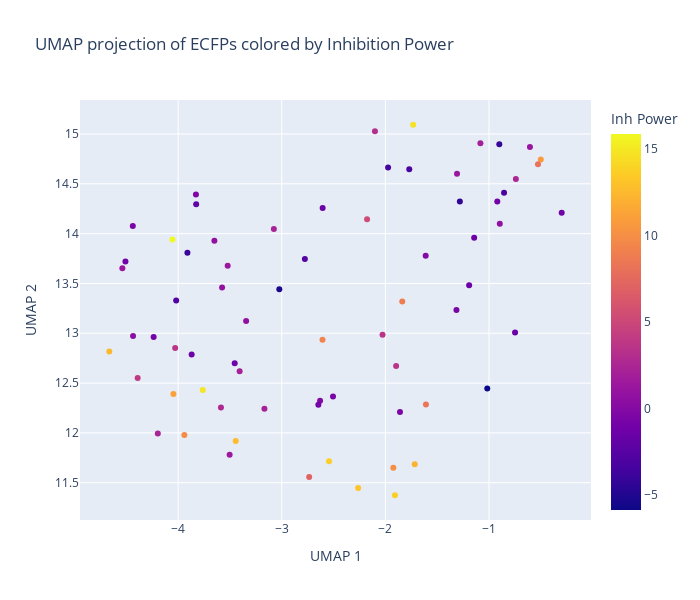

The cell this chart's notebook holds for it:
### Code cell
import plotly.express as px
df_umap = molecules_df.copy()
df_umap["UMAP 1"] = umap_embeddings[:,0]
df_umap["UMAP 2"] = umap_embeddings[:,1]


fig = px.scatter(
    df_umap,
    x="UMAP 1",
    y="UMAP 2",
    color="Inh Power",
    hover_data=["Inhibitor Name", "SMILES", "Inh Power"],
    title="UMAP projection of ECFPs colored by Inhibition Power",
    color_continuous_scale=None
)
fig.update_layout(
    width=700,
    height=600
)
fig.show()

### Figure 1 — Plotly figure (JSON) as saved in the notebook; plotly's stock layout.template omitted (floating-point values rounded to 4 significant figures; data arrays with more than 128 entries replaced by an {"elided": "..."} marker saying what was removed)
{"data": [{"customdata": {"elided": "70x3 mixed values"}, "hovertemplate": "UMAP 1=%{x}<br>UMAP 2=%{y}<br>Inhibitor Name=%{customdata[0]}<br>SMILES=%{customdata[1]}<br>Inh Power=%{marker.color}<extra></extra>", "legendgroup": "", "marker": {"color": [5.29, 10.04, -0.51, 2.09, 3.54, 9.77, -1.36, -1.43, 3.48, -0.64, 2.03, 2.35, 7.04, 12.16, 10.76, 13.18, 13.64, -1.4, 1.49, 2.16, -2.68, 12.7, 0.72, 1.28, 14.65, 3.1, 3.47, 8.85, 14.88, 8.12, -1.04, 2.47, 8.34, 0.61, 0.84, -0.66, -1.96, 11.12, 1.24, 4.05, 0.41, -1.16, -0.3, -3.41, -1.44, 13.75, -3.2, -5.32, -3.14, -4.04, -1.29, 0.62, -0.07, -4.36, 1.34, -1.17, 12.41, -1.21, -0.61, 15.85, 9.24, -0.09, -0.82, -4.19, -2.76, 1.19, 2.68, -0.88, -5.85, 2.24], "coloraxis": "coloraxis", "symbol": "circle"}, "mode": "markers", "name": "", "orientation": "v", "showlegend": false, "type": "scatter", "x": [-2.177, -1.923, -1.859, -3.406, -4.028, -3.94, -3.869, -1.192, -1.896, -1.314, -1.083, -4.196, -2.735, -1.717, -0.5004, -2.263, -2.543, -1.143, -3.503, -3.167, -2.777, -3.444, -3.65, -1.309, -1.732, -2.101, -2.027, -1.837, -3.762, -0.5273, -0.92, -0.7407, -1.608, -3.344, -3.576, -2.505, -3.826, -4.045, -4.538, -4.39, -4.435, -3.454, -3.828, -1.974, -0.7484, -1.907, -1.769, -3.023, -0.8548, -3.91, -2.605, -0.8959, -1.611, -1.281, -3.522, -0.2985, -4.664, -4.508, -4.437, -4.055, -2.607, -2.63, -2.647, -0.9006, -4.019, -0.6048, -3.587, -4.236, -1.017, -3.076], "xaxis": "x", "y": [14.14, 11.65, 12.21, 12.62, 12.85, 11.98, 12.79, 13.48, 12.67, 13.23, 14.91, 11.99, 11.56, 11.69, 14.74, 11.45, 11.71, 13.96, 11.78, 12.24, 13.75, 11.92, 13.93, 14.6, 15.09, 15.03, 12.98, 13.32, 12.43, 14.7, 14.32, 14.55, 12.29, 13.12, 13.46, 12.37, 14.29, 12.39, 13.65, 12.55, 12.97, 12.7, 14.39, 14.66, 13.01, 11.37, 14.65, 13.44, 14.41, 13.81, 14.26, 14.1, 13.78, 14.32, 13.68, 14.21, 12.82, 13.72, 14.08, 13.94, 12.93, 12.32, 12.28, 14.9, 13.33, 14.87, 12.26, 12.96, 12.45, 14.05], "yaxis": "y"}], "layout": {"coloraxis": {"colorbar": {"title": {"text": "Inh Power"}}, "colorscale": [[0, "#0d0887"], [0.1111, "#46039f"], [0.2222, "#7201a8"], [0.3333, "#9c179e"], [0.4444, "#bd3786"], [0.5556, "#d8576b"], [0.6667, "#ed7953"], [0.7778, "#fb9f3a"], [0.8889, "#fdca26"], [1, "#f0f921"]]}, "height": 600, "legend": {"tracegroupgap": 0}, "title": {"text": "UMAP projection of ECFPs colored by Inhibition Power"}, "width": 700, "xaxis": {"anchor": "y", "domain": [0, 1], "title": {"text": "UMAP 1"}}, "yaxis": {"anchor": "x", "domain": [0, 1], "title": {"text": "UMAP 2"}}}}
